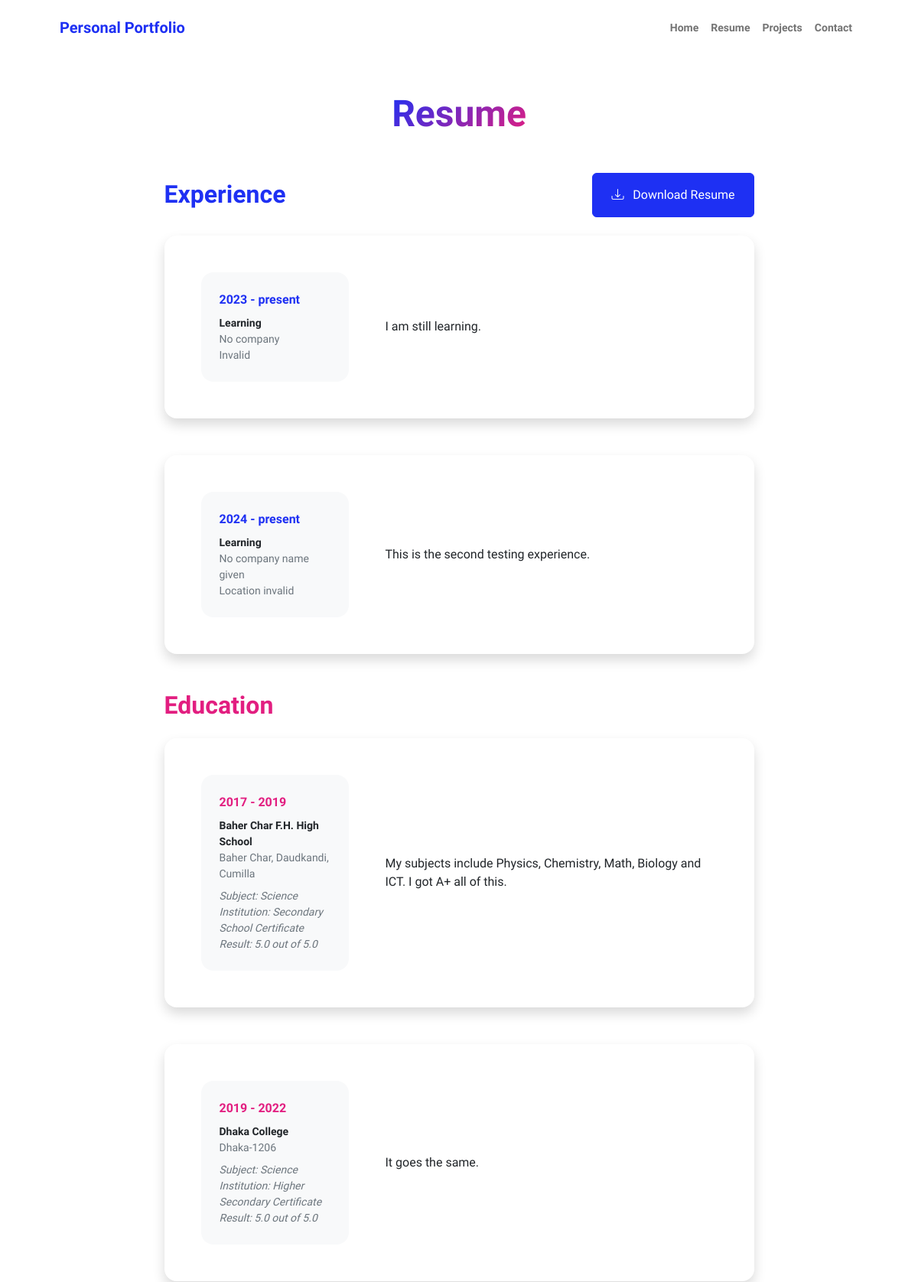
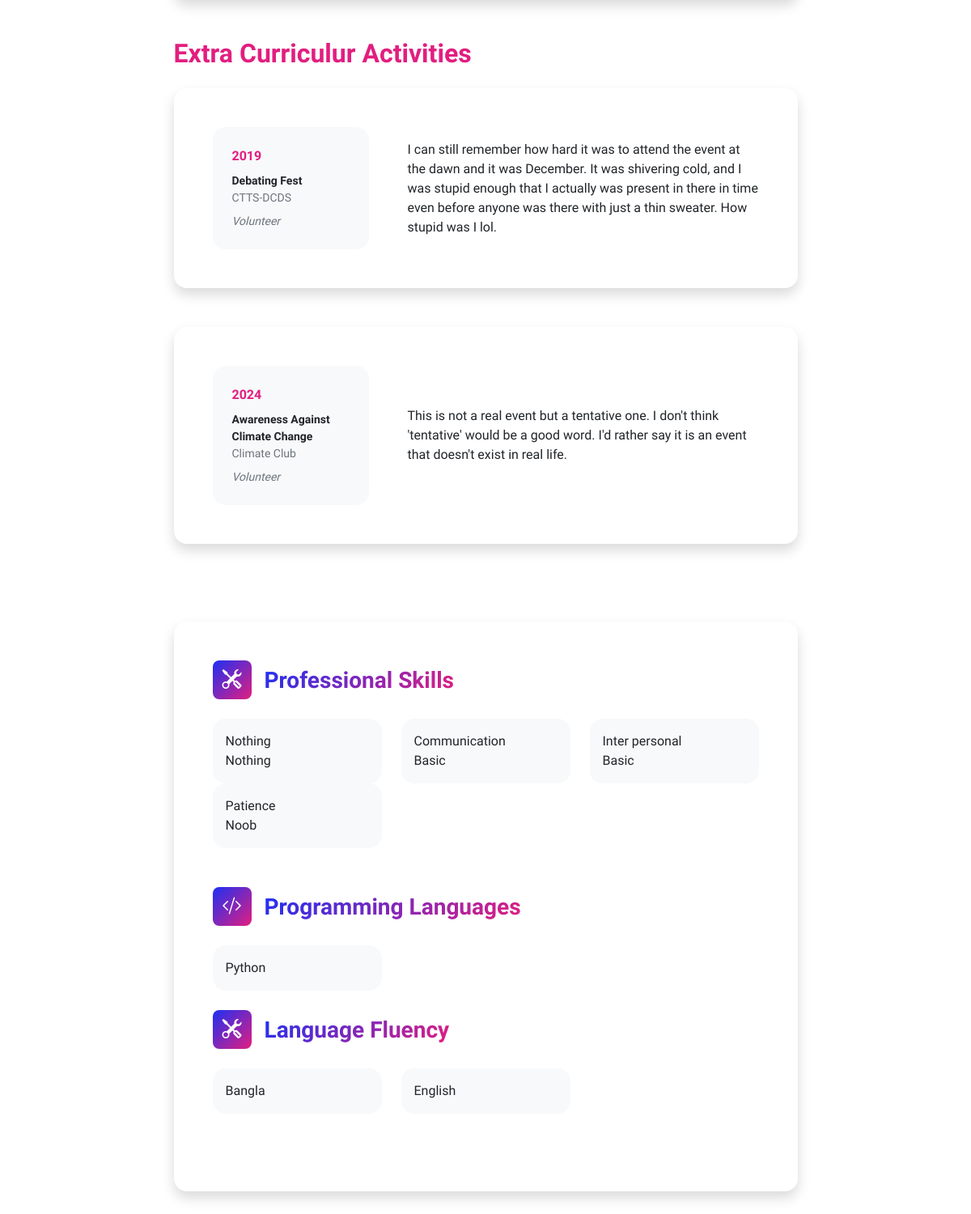
Screenshot of /resume/ with the database file from the repository (2 pictures, top to bottom).
### portfolio_app/models.py (models this page shows, shortened)
class Experience(models.Model):
    start_year = models.CharField( max_length=50)
    end_year = models.CharField( max_length=50)
    position = models.CharField( max_length=50)
    company = models.CharField( max_length=50)
    location = models.CharField( max_length=50)
    description = models.TextField()

class Education(models.Model):
    start_year = models.CharField( max_length=50)
    end_year = models.CharField( max_length=50)
    institution = models.CharField( max_length=50)
    location = models.CharField( max_length=50)
    subject = models.CharField(max_length=50)
    degree = models.CharField(max_length=50)
    result = models.FloatField()
    description = models.TextField()

class ExtraCurriculum(models.Model):
    year = models.IntegerField()
    event = models.CharField(max_length=50)
    organizer = models.CharField(max_length=50)
    venue = models.CharField(default='', max_length=50)
    role = models.CharField(max_length=50)
    description = models.TextField(default="")

class ProfessionalSkill(models.Model):
    skills = models.CharField(max_length=50)
    level = models.CharField(max_length=50)

class ProgrammingLanguage(models.Model):
    name = models.CharField(max_length=50)

class Fluency(models.Model):
    language = models.CharField(max_length=50)

### portfolio_app/views.py (the view)
# urls.py: path('resume/',views.resume,name='resume'),
def resume(request):
    experiences = Experience.objects.all()
    educations = Education.objects.all()
    ecas = ExtraCurriculum.objects.all()
    skills = ProfessionalSkill.objects.all()
    program_langs = ProgrammingLanguage.objects.all()
    langs = Fluency.objects.all()
    context = {'experiences':experiences, 'educations': educations, 'ecas': ecas, 'skills': skills, 'program_langs': program_langs,
              'langs':langs }
    return render(request,'portfolio_app/resume.html', context)

### portfolio_app/templates/portfolio_app/resume.html
{% extends "base.html" %}
{% load static %}
{% block content %}
            <div class="container px-5 my-5">
                <div class="text-center mb-5">
                    <h1 class="display-5 fw-bolder mb-0"><span class="text-gradient d-inline">Resume</span></h1>
                </div>
                <div class="row gx-5 justify-content-center">
                    <div class="col-lg-11 col-xl-9 col-xxl-8">
                        <section>
                            <div class="d-flex align-items-center justify-content-between mb-4">
                                <h2 class="text-primary fw-bolder mb-0">Experience</h2>
                                <a class="btn btn-primary px-4 py-3" href="#!">
                                    <div class="d-inline-block bi bi-download me-2"></div>
                                    Download Resume
                                </a>
                            </div>
                            {% for experience in experiences %}
                            <div class="card shadow border-0 rounded-4 mb-5">
                                <div class="card-body p-5">
                                    <div class="row align-items-center gx-5">
                                        <div class="col text-center text-lg-start mb-4 mb-lg-0">
                                            <div class="bg-light p-4 rounded-4">
                                                <div class="text-primary fw-bolder mb-2">{{experience.start_year}} - {{experience.end_year}}</div>
                                                <div class="small fw-bolder">{{experience.position}}</div>
                                                <div class="small text-muted">{{experience.company}}</div>
                                                <div class="small text-muted">{{experience.location}}</div>
                                            </div>
                                        </div>
                                        <div class="col-lg-8"><div>{{experience.description}}</div></div>
                                    </div>
                                </div>
                            </div>
                            {% endfor %}
                        </section>
                        <section>
                            <h2 class="text-secondary fw-bolder mb-4">Education</h2>
                            {% for education in educations %}
                            <div class="card shadow border-0 rounded-4 mb-5">
                                <div class="card-body p-5">
                                    <div class="row align-items-center gx-5">
                                        <div class="col text-center text-lg-start mb-4 mb-lg-0">
                                            <div class="bg-light p-4 rounded-4">
                                                <div class="text-secondary fw-bolder mb-2">{{education.start_year}} - {{education.end_year}}</div>
                                                <div class="mb-2">
                                                    <div class="small fw-bolder">{{education.institution}}</div>
                                                    <div class="small text-muted">{{education.location}}</div>
                                                </div>
                                                <div class="fst-italic">
                                                    <div class="small text-muted">Subject: {{education.subject}}</div>
                                                    <div class="small text-muted">Institution: {{education.degree}}</div>
                                                    <div class="small text-muted">Result: {{education.result}} out of 5.0</div>
                                                </div>
                                            </div>
                                        </div>
                                        <div class="col-lg-8"><div>{{education.description}}</div></div>
                                    </div>
                                </div>
                            </div>
                            {% endfor %}
                        </section>
                        <section>
                            <h2 class="text-secondary fw-bolder mb-4">Extra Curriculur Activities</h2>
                            {% for eca in ecas %}
                            <div class="card shadow border-0 rounded-4 mb-5">
                                <div class="card-body p-5">
                                    <div class="row align-items-center gx-5">
                                        <div class="col text-center text-lg-start mb-4 mb-lg-0">
                                            <div class="bg-light p-4 rounded-4">
                                                <div class="text-secondary fw-bolder mb-2">{{eca.year}}</div>
                                                <div class="mb-2">
                                                    <div class="small fw-bolder">{{eca.event}}</div>
                                                    <div class="small text-muted">{{eca.organizer}}</div>
                                                </div>
                                                <div class="fst-italic">
                                                    <div class="small text-muted">{{eca.role}}</div>
                                                </div>
                                            </div>
                                        </div>
                                        <div class="col-lg-8"><div>{{eca.description}}</div></div>
                                    </div>
                                </div>
                            </div>
                            {% endfor %}
                        </section>
                        <div class="pb-5"></div>
                        <section>
                            <div class="card shadow border-0 rounded-4 mb-5">
                                <div class="card-body p-5">
                                    <div class="mb-5">
                                        <div class="d-flex align-items-center mb-4">
                                            <div class="feature bg-primary bg-gradient-primary-to-secondary text-white rounded-3 me-3"><i class="bi bi-tools"></i></div>
                                            <h3 class="fw-bolder mb-0"><span class="text-gradient d-inline">Professional Skills</span></h3>
                                        </div>
                                        <div class="row row-cols-1 row-cols-md-3 mb-4">
                                            {% for skill in skills %}
                                            <div class="col mb-4 mb-md-0"><div class="d-flex align-items-center bg-light rounded-4 p-3 h-100">{{skill.skills}} <br>  {{skill.level}}</div></div>
                                           {% endfor %}
                                        </div>
                                    </div>
                                    <div class="mb-0">
                                        <div class="d-flex align-items-center mb-4">
                                            <div class="feature bg-primary bg-gradient-primary-to-secondary text-white rounded-3 me-3"><i class="bi bi-code-slash"></i></div>
                                            <h3 class="fw-bolder mb-0"><span class="text-gradient d-inline">Programming Languages</span></h3>
                                        </div>
                                        <div class="row row-cols-1 row-cols-md-3 mb-4">
                                            {% for program_lang in program_langs %}
                                            <div class="col mb-4 mb-md-0"><div class="d-flex align-items-center bg-light rounded-4 p-3 h-100">{{program_lang.name}}</div></div>
                                            {% endfor %}
                                        </div>
                                        <div class="mb-5">
                                            <div class="d-flex align-items-center mb-4">
                                                <div class="feature bg-primary bg-gradient-primary-to-secondary text-white rounded-3 me-3"><i class="bi bi-tools"></i></div>
                                                <h3 class="fw-bolder mb-0"><span class="text-gradient d-inline">Language Fluency</span></h3>
                                            </div>
                                            <div class="row row-cols-1 row-cols-md-3 mb-4">
                                                {% for lang in langs %}
                                                <div class="col mb-4 mb-md-0"><div class="d-flex align-items-center bg-light rounded-4 p-3 h-100">{{lang.language}}</div></div>
                                               {% endfor %}
                                            </div>
                                        </div>
                                    </div>
                                </div>
                            </div>
                        </section>
                    </div>
                </div>
            </div>
        </main>
        {% endblock content %}

### portfolio_app/templates/base.html (shortened to what this page needs)
{% load static %}
<!DOCTYPE html>
<html lang="en">
    <head>
        <link href="https://cdn.jsdelivr.net/npm/bootstrap-icons@1.8.1/font/bootstrap-icons.css" rel="stylesheet" />
        <link href="{% static 'assets/css/styles.css' %}" rel="stylesheet" />
    </head>
    <body class="d-flex flex-column h-100">
        <main class="flex-shrink-0">
            <nav class="navbar navbar-expand-lg navbar-light bg-white py-3">
                <div class="container px-5">
                    <a class="navbar-brand" href="{% url "index" %}"><span class="fw-bolder text-primary">Personal Portfolio</span></a>
                    <div class="collapse navbar-collapse" id="navbarSupportedContent">
                        <ul class="navbar-nav ms-auto mb-2 mb-lg-0 small fw-bolder">
                            <li class="nav-item"><a class="nav-link" href="{% url 'index' %}">Home</a></li>
                            <li class="nav-item"><a class="nav-link" href='{% url "resume" %}'>Resume</a></li>
                            <li class="nav-item"><a class="nav-link" href="{% url "projects" %}">Projects</a></li>
                            <li class="nav-item"><a class="nav-link" href="{% url "contact" %}">Contact</a></li>
                        </ul>
                    </div>
                </div>
            </nav>
           {% block content %}{% endblock content %}
    </body>
</html>

### rows the page displays
Experience: start_year "2023", end_year "present", position "Learning", company "No company", location "Invalid", description "I am still learning."
Experience: start_year "2024", end_year "present", position "Learning", company "No company name given", location "Location invalid", description "This is the second testing experience."
Education: start_year "2017", end_year "2019", institution "Baher Char F.H. High School", location "Baher Char, Daudkandi, Cumilla", subject "Science", degree "Secondary School Certificate", result "5.0", description "My subjects include Physics, Chemistry, Math, Biology and ICT. I got A+ all of this."
Education: start_year "2019", end_year "2022", institution "Dhaka College", location "Dhaka-1206", subject "Science", degree "Higher Secondary Certificate", result "5.0", description "It goes the same."
ExtraCurriculum: year "2019", event "Debating Fest", organizer "CTTS-DCDS", role "Volunteer", description "I can still remember how hard it was to attend the event at the dawn and it was December. It was shivering cold, and I was stupid enough that I actually was present in there in time even before anyone was there with just a thin sweater. How stupid was I lol."
ExtraCurriculum: year "2024", event "Awareness Against Climate Change", organizer "Climate Club", role "Volunteer", description "This is not a real event but a tentative one. I don't think 'tentative' would be a good word. I'd rather say it is an event that doesn't exist in real life."
ProfessionalSkill: skills "Nothing", level "Nothing"
ProfessionalSkill: skills "Communication", level "Basic"
ProfessionalSkill: skills "Inter personal", level "Basic"
ProfessionalSkill: skills "Patience", level "Noob"
ProgrammingLanguage: name "Python"
Fluency: language "Bangla"
Fluency: language "English"
